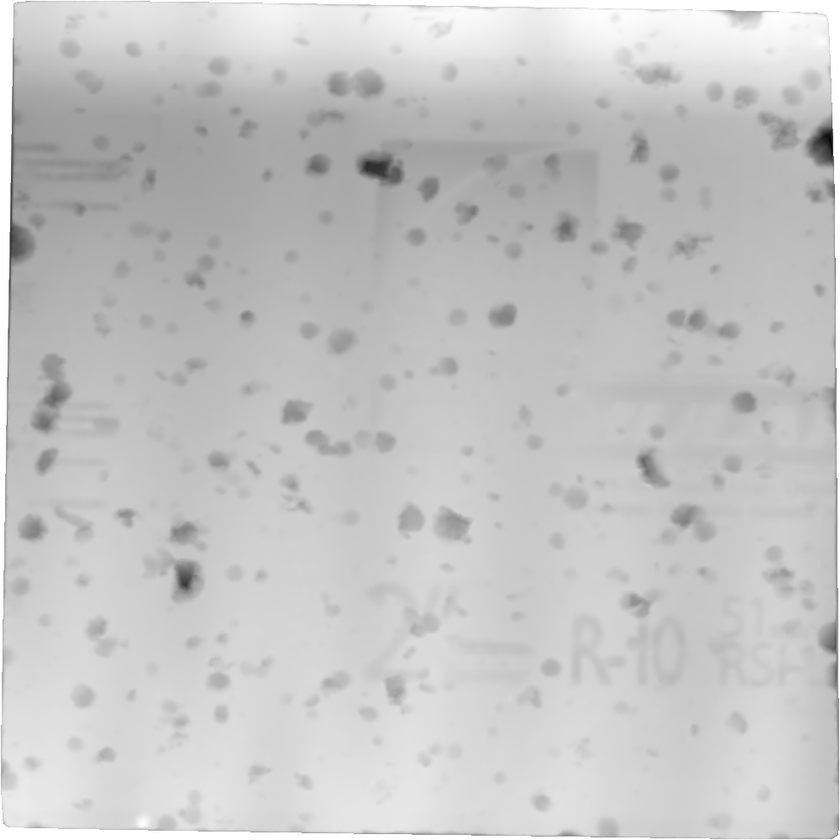
#> input picture src/images/dmapOG.png, 840 x 840 px, shrunk from 1000 x 1000 before the run, found by its file name
$ python edge_detection.py
#> lines starting #> are read from the running program, lines starting #| are printed output that depends on the picture; after the words box and inside, x2 and y2 are one past the last pixel; in counts of white or black regions, pixels touching at a corner belong together
import cv2
import numpy as np
import matplotlib.pyplot as plt

img = cv2.imread('src/images/dmapog.png', cv2.IMREAD_GRAYSCALE)
#> img is the input picture: shape (840, 840); min 2, max 255, mean 196.8
# [10 lines of commented-out code are left out]

edge_img = cv2.Canny(img, 15, 15)
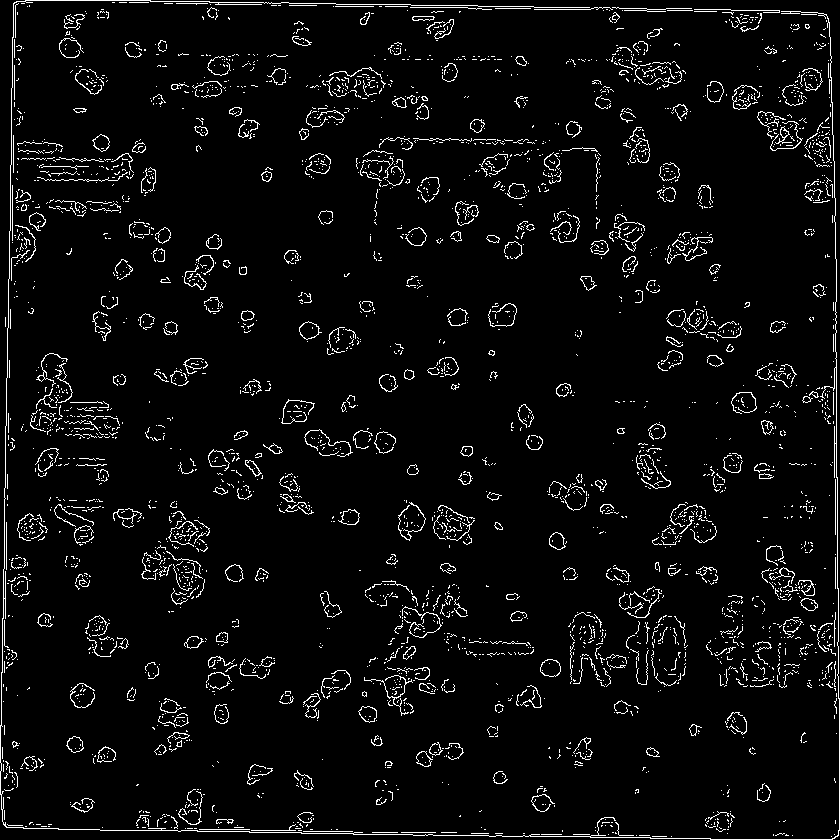
#> edge_img: shape (840, 840); 4.7% white in thin lines or dots
cv2.imshow("canny", edge_img)
cv2.waitKey(0)

# Dilate the edge_img
kernel = cv2.getStructuringElement(cv2.MORPH_RECT, (2, 2))
dilated_edge_img = cv2.dilate(edge_img, kernel, iterations=1)
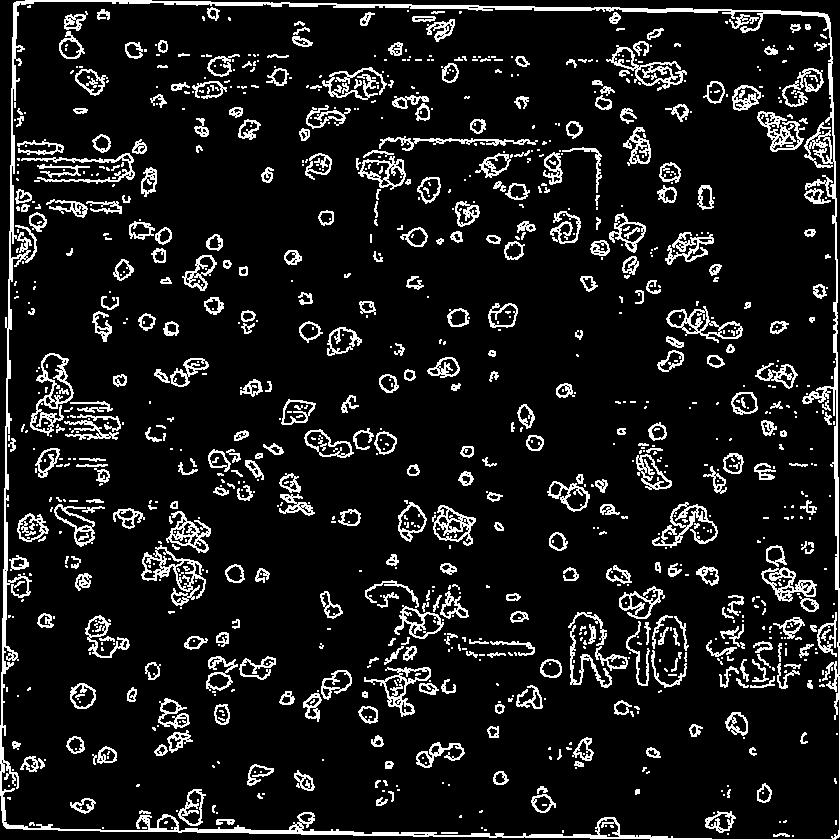
#> dilated_edge_img: shape (840, 840); 10.9% white in thin lines or dots
cv2.imshow("dilated", dilated_edge_img)
cv2.waitKey(0)

# Find contours in the dilated edge image
contours, _ = cv2.findContours(dilated_edge_img, cv2.RETR_LIST, cv2.CHAIN_APPROX_SIMPLE)
#> contours = 1902 contours, 1287 with area under 20; largest, box (x1, y1, x2, y2) and area: (0, 0, 840, 840) 689372, (1, 1, 840, 840) 679583, (30, 353, 74, 436) 1618, (141, 545, 206, 606) 1592, (666, 306, 743, 343) 1250

ellipses = []

# Check if there are enough contours found
if contours:
    # Loop through each contour
    for cnt in contours:
        # Ensure the contour has at least 5 points
        if len(cnt) >= 5:
            # Fit an ellipse to the contour
            ellipse = cv2.fitEllipse(cnt)

            ellipses.append(ellipse)
#> this loop made 1902 passes
#> ellipse on passes 4, 5, 9, 11, 17, 21, 22, 24, 26, 27, 29, 30: ((419, 834), (3.62, 12), 90), ((781.1, 834.8), (3.51, 15.26), 90.18), ((720.5, 830), (2.12, 3), 90), ((297, 830.5), (2.12, 3), 0), ((292.9, 828.1), (4.05, 6.11), 60.69), ((299.8, 826.8), (2.8, 4.33), 115.4), ((611.5, 826), (2.23, 3.61), 121.7), ((297.5, 824.5), (3.16, 3.16), 0), ((300.5, 822), (2.12, 3), 90), ((31.31, 823.8), (4.07, 5.19), 99.62), ((230.5, 821), (2.12, 3), 90), ((165.5, 822), (2.23, 3.61), 58.28)
#> cnt on passes 1, 2, 3, 6, 7, 8: [[792, 835], [792, 836], [793, 836], [793, 835]], [[608, 834], [608, 835], [609, 835], [609, 834]], [[426, 834], [427, 833], [428, 834], [427, 835]], [[727, 833], [727, 834], [728, 834], [728, 833]], [[616, 832], [617, 831], [618, 832], [617, 833]], [[441, 832], [441, 833], [457, 833], [457, 832]]
#> after the loop, ellipses = 1224 items
else:
    print("No contours found")

# Display the countours found
output = img.copy()
cv2.drawContours(output, contours, -1, (0, 255, 0), 2)
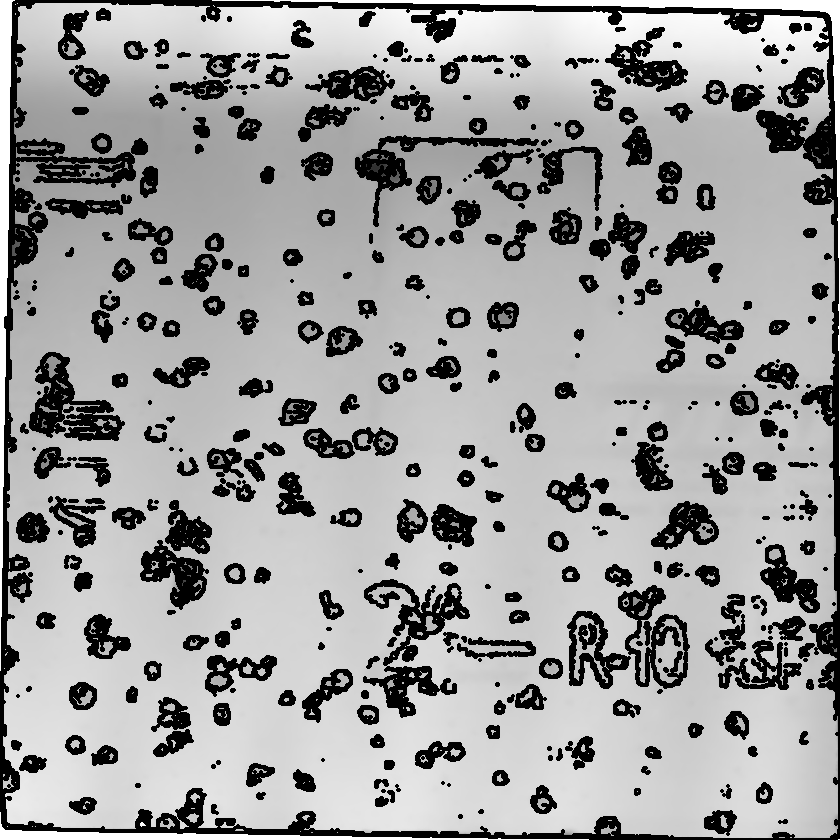
#> output: shape (840, 840); min 0, max 255, mean 158.4
cv2.imshow("contours", output)
cv2.waitKey(0)

# Draw ellipses from list of ellipses on image
output = img.copy()
for ellipse in ellipses:
    cv2.ellipse(output, ellipse, (0, 255, 0), 2)
#> this loop made 1224 passes
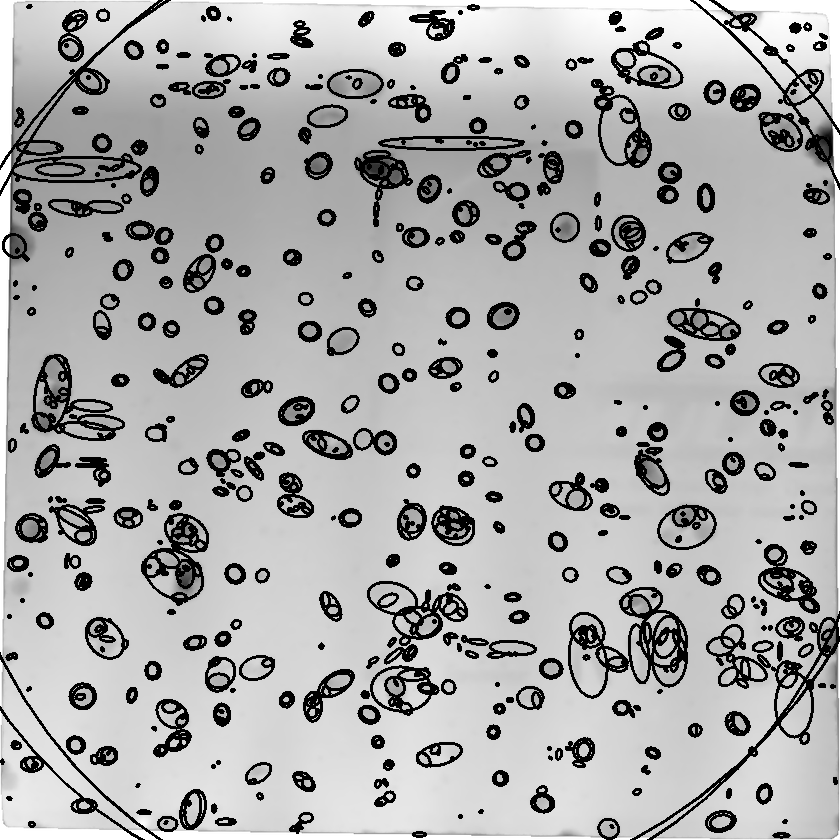
#> output: shape (840, 840); 14.4% of pixels changed, all inside (x1, y1, x2, y2) = (0, 0, 840, 840)
cv2.imshow("output", output)
cv2.waitKey(0)

# [13 lines of commented-out code are left out]
